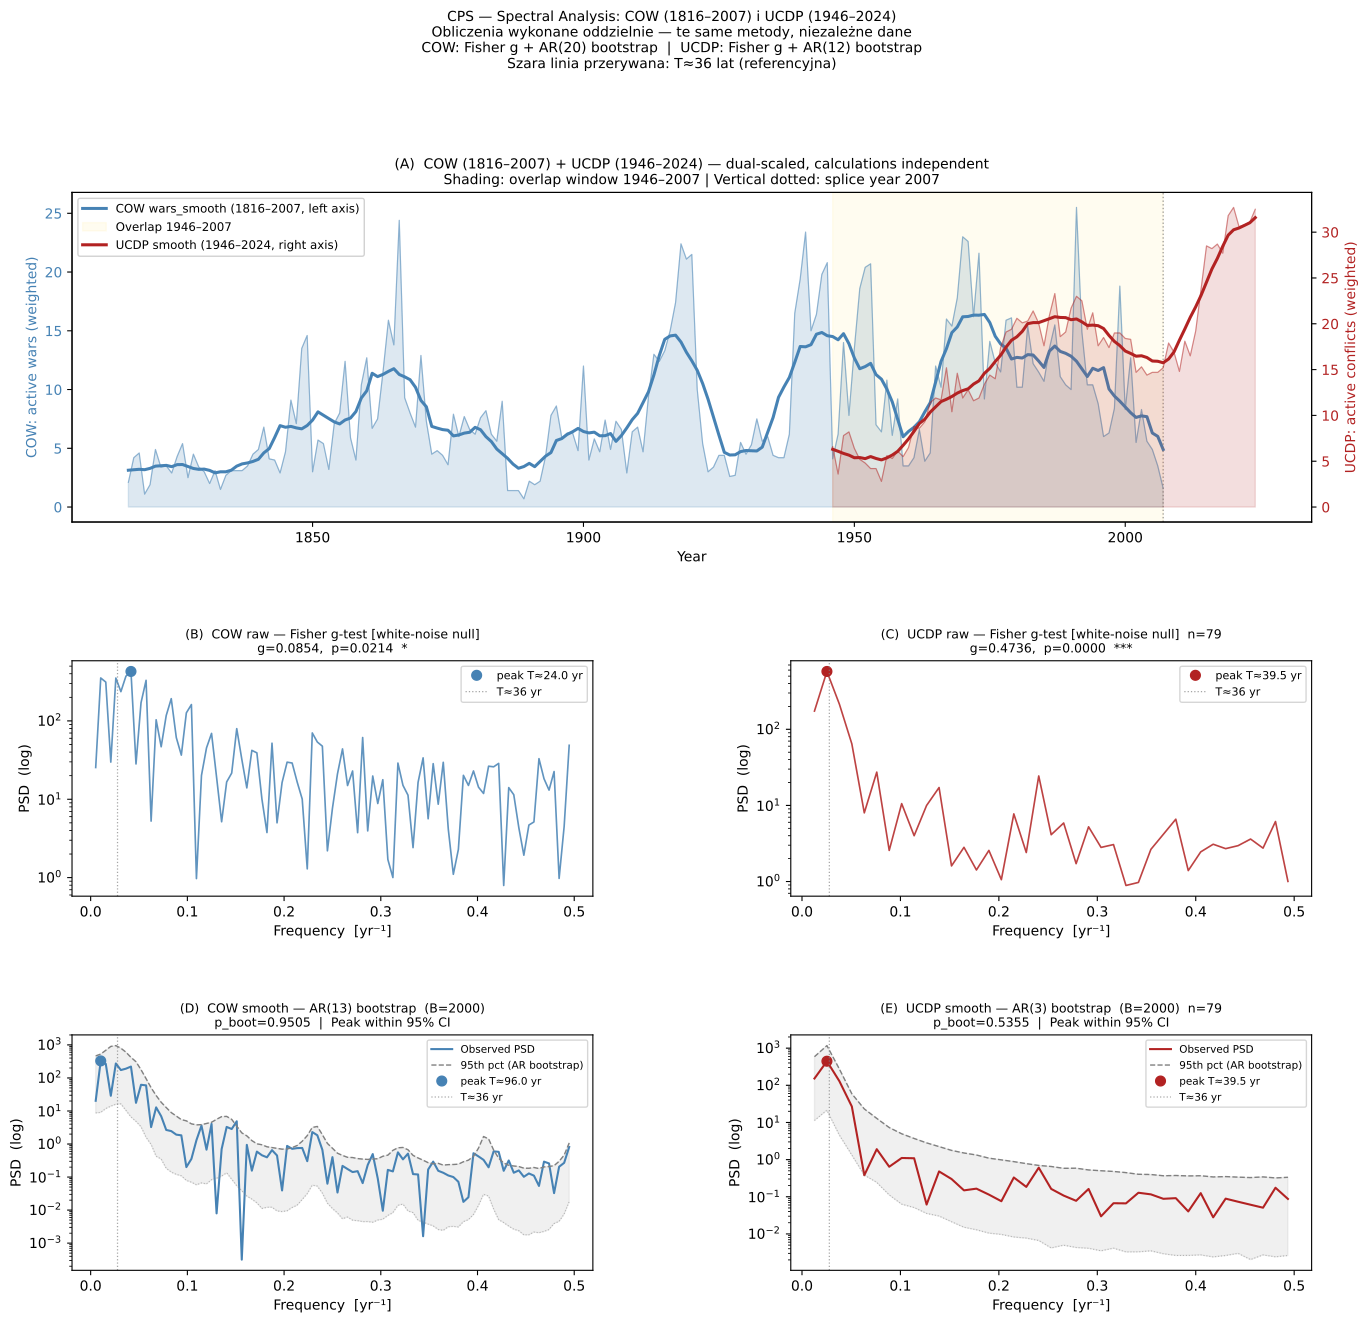

The script that saved this image:
# cow_ucdp_spectral.py – Combined spectral view: COW (1816-2007) + UCDP (1946-2024)
#
# Source: Triptych "We are Anomal(i)es" v0.1 by Mariusz Włodarczyk
# License: CC BY-NC-SA 4.0
#
# RULES:
#   – COW spectral calculations are IDENTICAL to spectral_significance.py
#     (same functions, same data, same parameters).
#   – UCDP spectral calculations are SEPARATE, same methods, own data.
#   – No data mixing. Both series shown on dual-scaled axes only.
#   – Formal tests kept independent; no statistical conclusion crosses datasets.
#
# LAYOUT (5-panel figure):
#   [A]  Wide: time series — COW wars_smooth (left axis) + UCDP smooth (right axis)
#   [B]  COW raw wars: Fisher g-test periodogram
#   [C]  UCDP raw: Fisher g-test periodogram
#   [D]  COW wars_smooth: AR-bootstrap 95% CI
#   [E]  UCDP smooth: AR-bootstrap 95% CI
#
# NOTE on UCDP series (n=79, 1946-2024):
#   Frequency resolution = 1/79 yr⁻¹ ≈ 0.013 yr⁻¹.
#   A T=36yr cycle sits at f=0.028 yr⁻¹, only ~2 bins from DC.
#   With ~2.2 cycles in the window, spectral estimates are noisy.
#   Results are indicative, not confirmatory.

from __future__ import annotations
import sys
import warnings
import numpy as np
import pandas as pd
import matplotlib
matplotlib.use("Agg")
import matplotlib.pyplot as plt
import matplotlib.gridspec as gridspec
from pathlib import Path
from scipy.signal import periodogram, detrend

# ── Import spectral functions UNCHANGED from spectral_significance.py ─────────
sys.path.insert(0, str(Path(__file__).parent))
from spectral_significance import fisher_g_test, fit_ar_aic, ar_bootstrap_periodogram

warnings.filterwarnings("ignore")

RNG      = np.random.default_rng(20240301)   # same seed as spectral_significance.py
B        = 2000
ALPHA    = 0.05
SMOOTH   = 11
MAX_AR_COW  = 20    # same as spectral_significance.py
MAX_AR_UCDP = 12    # shorter series → lower AR cap to avoid overfitting


# ── 1. Load COW (identical to spectral_significance.py) ──────────────────────

def load_cow(path: str = "wars_color.csv") -> tuple:
    df = pd.read_csv(path).set_index("year").sort_index()
    wars_raw    = df["wars"].dropna().values
    wars_smooth = df["wars_smooth"].dropna().values
    years_raw   = df["wars"].dropna().index.values
    years_sm    = df["wars_smooth"].dropna().index.values
    return wars_raw, wars_smooth, years_raw, years_sm, df


# ── 2. Build UCDP series ──────────────────────────────────────────────────────

UCDP_WEIGHTS = {2: 1.0, 3: 0.4, 4: 0.7}   # type 1 excluded (extrasystemic)

def load_ucdp(path: str = "data/ucdp/UcdpPrioConflict_v25_1.csv") -> tuple:
    raw  = pd.read_csv(path, low_memory=False)
    keep = list(UCDP_WEIGHTS.keys())
    sub  = raw[raw["type_of_conflict"].isin(keep)].copy()
    sub["w"] = sub["type_of_conflict"].map(UCDP_WEIGHTS)

    yearly = sub.groupby("year")["w"].sum().rename("ucdp_wars")
    smooth = yearly.rolling(SMOOTH, center=True, min_periods=1).mean().rename("ucdp_smooth")

    df_ucdp = pd.DataFrame({"ucdp_wars": yearly, "ucdp_smooth": smooth})

    wars_raw    = df_ucdp["ucdp_wars"].dropna().values
    wars_smooth = df_ucdp["ucdp_smooth"].dropna().values
    years_raw   = df_ucdp["ucdp_wars"].dropna().index.values
    years_sm    = df_ucdp["ucdp_smooth"].dropna().index.values

    return wars_raw, wars_smooth, years_raw, years_sm, df_ucdp


# ── 3. Run spectral analysis (same pipeline for both datasets) ────────────────

def run_spectral(wars_raw: np.ndarray, wars_smooth: np.ndarray,
                 max_ar: int, label: str) -> dict:
    """
    Runs exactly the same pipeline as spectral_significance.py main block.
    Returns all results as a dict.
    """
    print(f"\n{'='*64}")
    print(f"  SPECTRAL ANALYSIS — {label}")
    print(f"  n_raw={len(wars_raw)}, n_smooth={len(wars_smooth)}, max_ar={max_ar}")
    print(f"{'='*64}")

    # ── [A] Fisher g on raw (white-noise null) ────────────────────────────────
    x_raw   = detrend(wars_raw, type="linear")
    fg_raw  = fisher_g_test(x_raw)
    f_r, I_r = periodogram(x_raw - x_raw.mean(), fs=1.0, detrend=False)
    mask_r   = (f_r > 0) & (f_r < 0.5)

    print(f"\n[A] Fisher g — {label} raw (white-noise null)")
    print(f"    Peak period: {fg_raw['peak_period']:.1f} yr")
    print(f"    g={fg_raw['g']:.6f},  p={fg_raw['p_value']:.6f}"
          f"  {'SIGNIFICANT' if fg_raw['p_value'] < 0.05 else 'NOT significant'}")

    # ── [A2] AR prewhitening on raw ───────────────────────────────────────────
    ar_fit_raw, ar_p_raw, ar_resid_raw = fit_ar_aic(x_raw, max_lag=max_ar)
    fg_resid_raw = fisher_g_test(ar_resid_raw)
    f_rr, I_rr = periodogram(ar_resid_raw - ar_resid_raw.mean(), fs=1.0, detrend=False)
    mask_rr = (f_rr > 0) & (f_rr < 0.5)

    print(f"[A2] AR({ar_p_raw}) prewhitening — {label} raw")
    print(f"    Peak period: {fg_resid_raw['peak_period']:.1f} yr")
    print(f"    g={fg_resid_raw['g']:.6f},  p={fg_resid_raw['p_value']:.6f}"
          f"  {'SIGNIFICANT' if fg_resid_raw['p_value'] < 0.05 else 'NOT significant'}")

    # ── [B] AR prewhitening on smooth + bootstrap ─────────────────────────────
    x_smooth = detrend(wars_smooth, type="linear")
    ar_fit, ar_p, ar_resid = fit_ar_aic(x_smooth, max_lag=max_ar)
    fg_resid  = fisher_g_test(ar_resid)

    print(f"[B] AR({ar_p}) prewhitening — {label} smooth")
    print(f"    Peak period: {fg_resid['peak_period']:.1f} yr")
    print(f"    g={fg_resid['g']:.6f},  p={fg_resid['p_value']:.6f}"
          f"  {'SIGNIFICANT' if fg_resid['p_value'] < 0.05 else 'NOT significant'}")

    print(f"[B.2] AR({ar_p}) bootstrap (B={B}) …")
    boot_psd, f_smooth, I_smooth = ar_bootstrap_periodogram(
        x_smooth, ar_fit, ar_resid, n_boot=B, rng=RNG
    )
    boot_env = np.percentile(boot_psd, [5, 95], axis=0).T
    g_boot   = boot_psd.max(axis=1) / boot_psd.sum(axis=1)
    g_obs    = I_smooth.max() / I_smooth.sum()
    p_boot   = (g_boot >= g_obs).mean()

    peak_idx    = I_smooth.argmax()
    peak_f_s    = f_smooth[peak_idx]
    peak_T_s    = 1.0 / peak_f_s
    exceeds_env = I_smooth[peak_idx] > boot_env[peak_idx, 1]

    print(f"    Peak T={peak_T_s:.1f} yr,  g_obs={g_obs:.6f}")
    print(f"    Bootstrap p={p_boot:.4f}"
          f"  {'SIGNIFICANT' if p_boot < 0.05 else 'NOT significant'}")
    print(f"    Peak vs 95% CI: {'EXCEEDS' if exceeds_env else 'within'}")

    return {
        "label":     label,
        "raw": {
            "freqs": f_r[mask_r],
            "psd":   I_r[mask_r],
            "fg":    fg_raw,
        },
        "raw_resid": {
            "freqs": f_rr[mask_rr],
            "psd":   I_rr[mask_rr],
            "fg":    fg_resid_raw,
            "ar_p":  ar_p_raw,
        },
        "smooth": {
            "freqs":    f_smooth,
            "psd":      I_smooth,
            "boot_env": boot_env,
            "g_boot":   g_boot,
            "g_obs":    g_obs,
            "p_boot":   p_boot,
            "ar_p":     ar_p,
            "peak_T":   peak_T_s,
            "exceeds":  exceeds_env,
        },
    }


# ── 4. Combined figure ────────────────────────────────────────────────────────

def plot_combined(
    cow_df:       pd.DataFrame,
    ucdp_df:      pd.DataFrame,
    cow_res:      dict,
    ucdp_res:     dict,
    out_path:     str = "cow_ucdp_spectral.pdf",
) -> None:
    C_COW  = "steelblue"
    C_UCDP = "firebrick"
    C_BOOT = "grey"

    fig = plt.figure(figsize=(16, 14))
    gs  = gridspec.GridSpec(
        3, 2,
        figure=fig,
        height_ratios=[1.4, 1.0, 1.0],
        hspace=0.52, wspace=0.38,
    )

    # ── Panel A: time series (full width) ──────────────────────────────────────
    ax_ts  = fig.add_subplot(gs[0, :])
    ax_ts2 = ax_ts.twinx()

    # COW: raw (light) + smooth (bold)
    ax_ts.fill_between(
        cow_df.index, cow_df["wars"],
        alpha=0.18, color=C_COW
    )
    ax_ts.plot(
        cow_df.index, cow_df["wars"],
        color=C_COW, lw=0.8, alpha=0.5
    )
    ax_ts.plot(
        cow_df["wars_smooth"].dropna().index,
        cow_df["wars_smooth"].dropna(),
        color=C_COW, lw=2.2,
        label=f"COW wars_smooth (1816–2007, left axis)"
    )

    # UCDP: raw (light) + smooth (bold)
    ax_ts2.fill_between(
        ucdp_df.index, ucdp_df["ucdp_wars"],
        alpha=0.15, color=C_UCDP
    )
    ax_ts2.plot(
        ucdp_df.index, ucdp_df["ucdp_wars"],
        color=C_UCDP, lw=0.8, alpha=0.45
    )
    ax_ts2.plot(
        ucdp_df["ucdp_smooth"].dropna().index,
        ucdp_df["ucdp_smooth"].dropna(),
        color=C_UCDP, lw=2.2,
        label=f"UCDP smooth (1946–2024, right axis)"
    )

    # Overlap shading
    ax_ts.axvspan(1946, 2007, alpha=0.06, color="gold",
                  label="Overlap 1946–2007")
    ax_ts.axvline(2007, color="grey", lw=1.0, linestyle=":", alpha=0.7)

    ax_ts.set_ylabel("COW: active wars (weighted)", color=C_COW, fontsize=10)
    ax_ts2.set_ylabel("UCDP: active conflicts (weighted)", color=C_UCDP, fontsize=10)
    ax_ts.tick_params(axis="y", labelcolor=C_COW)
    ax_ts2.tick_params(axis="y", labelcolor=C_UCDP)
    ax_ts.set_xlabel("Year")

    lines1, labs1 = ax_ts.get_legend_handles_labels()
    lines2, labs2 = ax_ts2.get_legend_handles_labels()
    ax_ts.legend(lines1 + lines2, labs1 + labs2,
                 fontsize=8.5, loc="upper left", framealpha=0.9)

    ax_ts.set_title(
        "(A)  COW (1816–2007) + UCDP (1946–2024) — dual-scaled, calculations independent\n"
        "Shading: overlap window 1946–2007 | Vertical dotted: splice year 2007",
        fontsize=10,
    )

    # ── Helper: reference lines ─────────────────────────────────────────────────
    def vline_ref(ax, period, label=True):
        f = 1.0 / period
        ax.axvline(f, color="grey", lw=0.9, linestyle=":",
                   alpha=0.7, label=(f"T≈{period:.0f} yr" if label else "_"))

    # ── Panel B: COW raw Fisher g-test ──────────────────────────────────────────
    ax_b = fig.add_subplot(gs[1, 0])
    cr   = cow_res["raw"]
    ax_b.semilogy(cr["freqs"], cr["psd"], color=C_COW, lw=1.2, alpha=0.85)
    ax_b.semilogy(cr["freqs"][cr["psd"].argmax()], cr["psd"].max(),
                  "o", color=C_COW, ms=7,
                  label=f"peak T≈{cr['fg']['peak_period']:.1f} yr")
    vline_ref(ax_b, 36)
    ax_b.set_xlabel("Frequency  [yr⁻¹]")
    ax_b.set_ylabel("PSD  (log)")
    p_b  = cr["fg"]["p_value"]
    sig_b = "***" if p_b<0.001 else "**" if p_b<0.01 else "*" if p_b<0.05 else "n.s."
    ax_b.set_title(
        f"(B)  COW raw — Fisher g-test [white-noise null]\n"
        f"g={cr['fg']['g']:.4f},  p={p_b:.4f}  {sig_b}",
        fontsize=9,
    )
    ax_b.legend(fontsize=8)

    # ── Panel C: UCDP raw Fisher g-test ────────────────────────────────────────
    ax_c = fig.add_subplot(gs[1, 1])
    ur   = ucdp_res["raw"]
    ax_c.semilogy(ur["freqs"], ur["psd"], color=C_UCDP, lw=1.2, alpha=0.85)
    ax_c.semilogy(ur["freqs"][ur["psd"].argmax()], ur["psd"].max(),
                  "o", color=C_UCDP, ms=7,
                  label=f"peak T≈{ur['fg']['peak_period']:.1f} yr")
    vline_ref(ax_c, 36)
    ax_c.set_xlabel("Frequency  [yr⁻¹]")
    ax_c.set_ylabel("PSD  (log)")
    p_c  = ur["fg"]["p_value"]
    sig_c = "***" if p_c<0.001 else "**" if p_c<0.01 else "*" if p_c<0.05 else "n.s."
    ax_c.set_title(
        f"(C)  UCDP raw — Fisher g-test [white-noise null]  n=79\n"
        f"g={ur['fg']['g']:.4f},  p={p_c:.4f}  {sig_c}",
        fontsize=9,
    )
    ax_c.legend(fontsize=8)

    # ── Panel D: COW smooth AR-bootstrap ───────────────────────────────────────
    ax_d  = fig.add_subplot(gs[2, 0])
    cs    = cow_res["smooth"]
    ax_d.semilogy(cs["freqs"], cs["psd"], color=C_COW, lw=1.5, label="Observed PSD")
    ax_d.semilogy(cs["freqs"], cs["boot_env"][:, 1], color=C_BOOT, lw=1.0,
                  linestyle="--", label="95th pct (AR bootstrap)")
    ax_d.semilogy(cs["freqs"], cs["boot_env"][:, 0], color=C_BOOT, lw=0.8,
                  linestyle=":", alpha=0.5)
    ax_d.fill_between(cs["freqs"],
                      cs["boot_env"][:, 0], cs["boot_env"][:, 1],
                      color=C_BOOT, alpha=0.12)
    ax_d.semilogy(cs["freqs"][cs["psd"].argmax()], cs["psd"].max(),
                  "o", color=C_COW, ms=7,
                  label=f"peak T≈{cs['peak_T']:.1f} yr")
    vline_ref(ax_d, 36)
    exc_d = "EXCEEDS" if cs["exceeds"] else "within"
    ax_d.set_xlabel("Frequency  [yr⁻¹]")
    ax_d.set_ylabel("PSD  (log)")
    ax_d.set_title(
        f"(D)  COW smooth — AR({cs['ar_p']}) bootstrap  (B={B})\n"
        f"p_boot={cs['p_boot']:.4f}  |  Peak {exc_d} 95% CI",
        fontsize=9,
    )
    ax_d.legend(fontsize=7.5, loc="upper right")

    # ── Panel E: UCDP smooth AR-bootstrap ──────────────────────────────────────
    ax_e  = fig.add_subplot(gs[2, 1])
    us    = ucdp_res["smooth"]
    ax_e.semilogy(us["freqs"], us["psd"], color=C_UCDP, lw=1.5, label="Observed PSD")
    ax_e.semilogy(us["freqs"], us["boot_env"][:, 1], color=C_BOOT, lw=1.0,
                  linestyle="--", label="95th pct (AR bootstrap)")
    ax_e.semilogy(us["freqs"], us["boot_env"][:, 0], color=C_BOOT, lw=0.8,
                  linestyle=":", alpha=0.5)
    ax_e.fill_between(us["freqs"],
                      us["boot_env"][:, 0], us["boot_env"][:, 1],
                      color=C_BOOT, alpha=0.12)
    ax_e.semilogy(us["freqs"][us["psd"].argmax()], us["psd"].max(),
                  "o", color=C_UCDP, ms=7,
                  label=f"peak T≈{us['peak_T']:.1f} yr")
    vline_ref(ax_e, 36)
    exc_e = "EXCEEDS" if us["exceeds"] else "within"
    ax_e.set_xlabel("Frequency  [yr⁻¹]")
    ax_e.set_ylabel("PSD  (log)")
    ax_e.set_title(
        f"(E)  UCDP smooth — AR({us['ar_p']}) bootstrap  (B={B})  n=79\n"
        f"p_boot={us['p_boot']:.4f}  |  Peak {exc_e} 95% CI",
        fontsize=9,
    )
    ax_e.legend(fontsize=7.5, loc="upper right")

    # ── Suptitle ────────────────────────────────────────────────────────────────
    plt.suptitle(
        "CPS — Spectral Analysis: COW (1816–2007) i UCDP (1946–2024)\n"
        "Obliczenia wykonane oddzielnie — te same metody, niezależne dane\n"
        "COW: Fisher g + AR(20) bootstrap  |  UCDP: Fisher g + AR(12) bootstrap\n"
        "Szara linia przerywana: T≈36 lat (referencyjna)",
        fontsize=10, y=1.01,
    )

    plt.savefig(out_path, dpi=200, bbox_inches="tight")
    print(f"\n✓ Saved {out_path}")
    plt.close(fig)


# ── 5. Summary table ──────────────────────────────────────────────────────────

def print_summary(cow_res: dict, ucdp_res: dict) -> pd.DataFrame:
    rows = []
    for res in [cow_res, ucdp_res]:
        lbl = res["label"]
        rows += [
            {
                "dataset": lbl,
                "test": "Fisher g (raw, white-noise null)",
                "peak_T_yr": f"{res['raw']['fg']['peak_period']:.1f}",
                "p_value":   round(res["raw"]["fg"]["p_value"], 6),
                "significant": res["raw"]["fg"]["p_value"] < 0.05,
            },
            {
                "dataset": lbl,
                "test": f"Fisher g (AR({res['raw_resid']['ar_p']}) prewhitened raw)",
                "peak_T_yr": f"{res['raw_resid']['fg']['peak_period']:.1f}",
                "p_value":   round(res["raw_resid"]["fg"]["p_value"], 6),
                "significant": res["raw_resid"]["fg"]["p_value"] < 0.05,
            },
            {
                "dataset": lbl,
                "test": f"AR({res['smooth']['ar_p']}) bootstrap (smooth)",
                "peak_T_yr": f"{res['smooth']['peak_T']:.1f}",
                "p_value":   round(res["smooth"]["p_boot"], 4),
                "significant": res["smooth"]["p_boot"] < 0.05,
            },
        ]
    df = pd.DataFrame(rows).set_index(["dataset", "test"])
    print("\n" + "="*72)
    print("SUMMARY TABLE — COW vs. UCDP spectral results")
    print("="*72)
    print(df.to_string())
    return df


# ── 6. Main ───────────────────────────────────────────────────────────────────

if __name__ == "__main__":
    from pathlib import Path as _Path

    csv_cow  = sys.argv[1] if len(sys.argv) > 1 else "wars_color.csv"
    csv_ucdp = sys.argv[2] if len(sys.argv) > 2 else "data/ucdp/UcdpPrioConflict_v25_1.csv"
    out_dir  = _Path(csv_cow).parent

    print("Loading COW data …")
    cow_raw, cow_sm, cow_yrs_r, cow_yrs_s, cow_df = load_cow(csv_cow)
    print(f"  n_raw={len(cow_raw)}, n_smooth={len(cow_sm)}"
          f"  ({cow_yrs_r[0]}–{cow_yrs_r[-1]})")

    print("Loading UCDP data …")
    ucdp_raw, ucdp_sm, ucdp_yrs_r, ucdp_yrs_s, ucdp_df = load_ucdp(csv_ucdp)
    print(f"  n_raw={len(ucdp_raw)}, n_smooth={len(ucdp_sm)}"
          f"  ({ucdp_yrs_r[0]}–{ucdp_yrs_r[-1]})")

    # ── Spectral analysis — COW (identical to spectral_significance.py) ───────
    cow_res  = run_spectral(cow_raw,  cow_sm,  MAX_AR_COW,  "COW 1816-2007")

    # ── Spectral analysis — UCDP (separate, same methods) ────────────────────
    ucdp_res = run_spectral(ucdp_raw, ucdp_sm, MAX_AR_UCDP, "UCDP 1946-2024")

    # ── Summary table ─────────────────────────────────────────────────────────
    summary_df = print_summary(cow_res, ucdp_res)
    summary_df.to_csv(out_dir / "cow_ucdp_spectral_summary.csv")
    print(f"✓ Saved cow_ucdp_spectral_summary.csv")

    # ── Combined figure ───────────────────────────────────────────────────────
    plot_combined(
        cow_df, ucdp_df,
        cow_res, ucdp_res,
        out_path=str(out_dir / "cow_ucdp_spectral.pdf"),
    )
